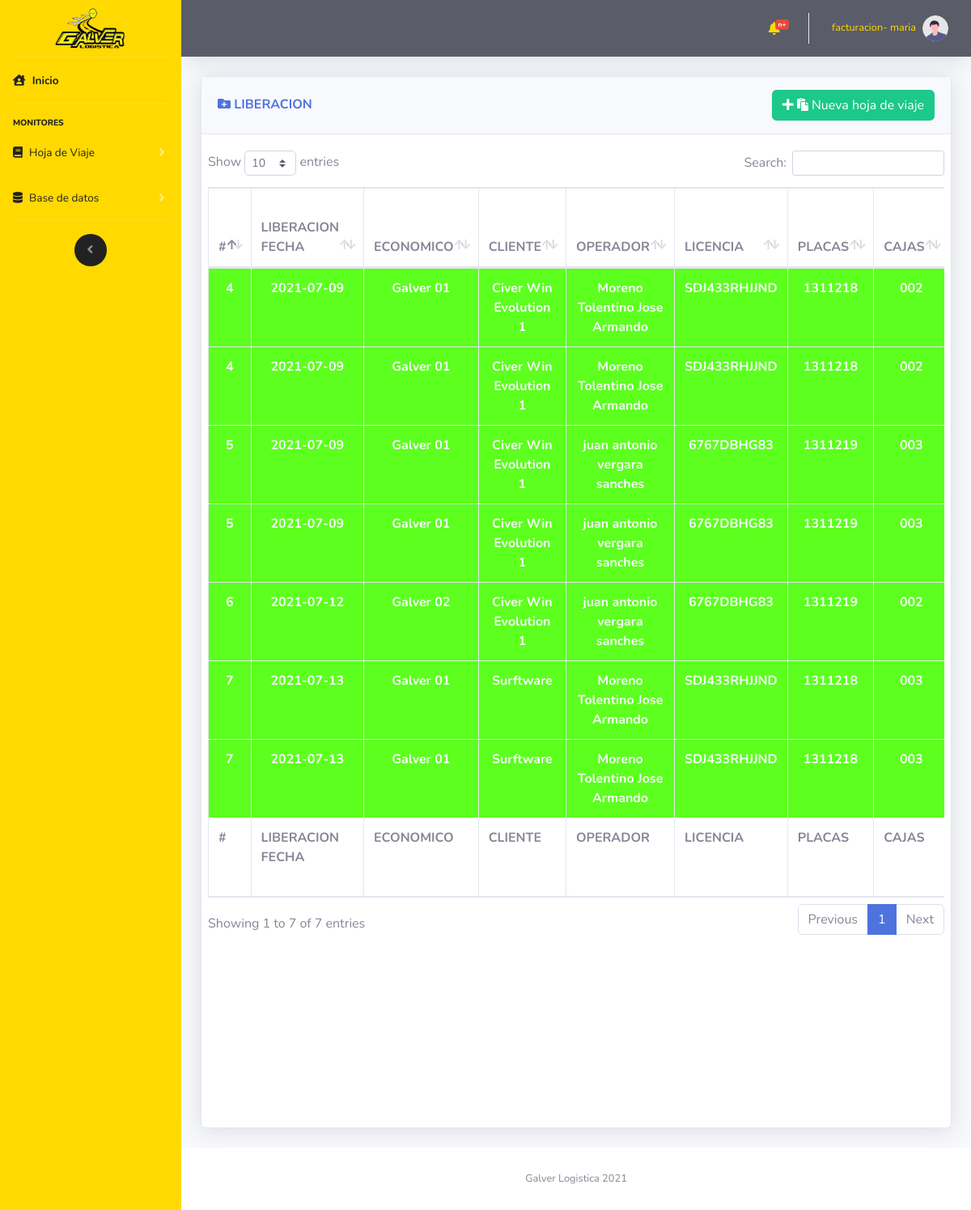
Screenshot of /vistas/HDV_Liberacion.php (signed in) with the database file from the repository.
### tables this page shows
CREATE TABLE `viaje` (
  `id_viaje` int(11) NOT NULL,
  `id_hojaDeViaje` int(11) NOT NULL,
  `id_viajeEstado` int(11) NOT NULL,
  `id_empresaEmisora` int(11) NOT NULL,
  `id_empresaReceptora` int(11) NOT NULL,
  `id_carga` int(11) NOT NULL,
  `id_unidadDeMedida` int(11) NOT NULL,
  `viaje_fechaDeArribo` datetime NOT NULL,
  `viaje_fechaDeCarga` datetime NOT NULL,
  `viaje_fechaDeLlegadaDeDescarga` datetime NOT NULL,
  `viaje_fechaDeDescarga` datetime NOT NULL,
  `viaje_cargaCantidad` double NOT NULL,
  `viaje_cargaProporcionUM` double NOT NULL,
  `id_remolque` int(11) NOT NULL,
  `id_remolqueServicio` int(11) NOT NULL,
  `viaje_talon1` varchar(40) NOT NULL,
  `viaje_talon2` varchar(40) NOT NULL,
  `viaje_origen` varchar(500) NOT NULL,
  `viaje_destino` varchar(500) NOT NULL,
  `viaje_folioDeCarga` varchar(50) NOT NULL,
  `viaje_folioDeBascula` varchar(50) NOT NULL,
  `viaje_observacion_carga` varchar(500) NOT NULL,
  `viaje_sellos` varchar(300) NOT NULL
);

CREATE TABLE `hoja_de_viaje` (
  `id_hojaDeViaje` int(11) NOT NULL,
  `id_creador` int(11) NOT NULL,
  `id_editor` int(11) NOT NULL,
  `hojaDeViaje_fechaDeLiberacion` datetime NOT NULL,
  `hojaDeViaje_fechaDeEdicion` datetime NOT NULL,
  `hojaDeViaje_observaciones` varchar(500) NOT NULL,
  `hojaDeViaje_tipoDeViaje` int(11) NOT NULL,
  `hojaDeViaje_estadoDeViaje` int(11) NOT NULL
);

### controlador/modulos/selects.php (called while the page is built, shortened)
<?php
    function muestraHDV($mysqli,$estado)
    {
        $consulta=
        "SELECT
		viaje.id_viaje as ID_VIAJE,
        hoja_de_viaje.id_hojaDeViaje as ID,
		(SELECT empresaEmisoraNombre FROM empresa_emisora WHERE empresaEmisoraId= viaje.id_empresaEmisora LIMIT 1) as ECONOMICO,
        (SELECT operadorNombre FROM operadores WHERE operadorID= tractor_del_operador.id_operador LIMIT 1) as OPERADOR,
        (SELECT tractorPlaca FROM tractor WHERE tractorId= tractor_del_operador.id_tractor LIMIT 1) as PLACAS,
        (SELECT remolqueEconomico FROM remolque WHERE remolque.remolqueID = viaje.id_remolque LIMIT 1) as CAJAS,
        (SELECT operadorLisencia FROM operadores WHERE operadorID= tractor_del_operador.id_operador LIMIT 1) as LICENCIA,
        viaje.viaje_talon1 as TALON1,
        viaje.viaje_talon2 as TALON2,
        hoja_de_viaje.hojaDeViaje_fechaDeLiberacion as LIBERACION_FECHA,
        viaje.viaje_fechaDeArribo as FECHA_ARRIBO,
        viaje.viaje_fechaDeArribo as FECHA_CARGA,
        viaje.viaje_folioDeCarga as FOLIO_DE_CARGA,
        (viaje.viaje_cargaCantidad * viaje.viaje_cargaProporcionUM) as TONELADAS,
        hoja_de_viaje.hojaDeViaje_observaciones as OBSERVACIONES,
        viaje.viaje_fechaDeDescarga as FECHA_ENTREGA,
        destino.destino_nombre as ORIGEN,
        viaje.viaje_destino as DESTINO,
        (SELECT empresaReceptoraNombre FROM empresa_receptora WHERE empresaReceptoraId = viaje.id_empresaReceptora) as CLIENTE,
        viaje.viaje_folioDeCarga AS FOLIO_CARGA,
        viaje.viaje_folioDeBascula AS FOLIO_BASCULA,
        viaje.viaje_observacion_carga AS OBSERVACION_CARGA,
        viaje.viaje_sellos AS SELLOS_CARGA,
        viaje.id_viajeEstado as ID_ESTADO
        FROM `viaje`
        INNER JOIN tractor_del_operador ON tractor_del_operador.id_hojaDeViaje = viaje.id_hojaDeViaje
        INNER JOIN hoja_de_viaje ON hoja_de_viaje.id_hojaDeViaje = viaje.id_hojaDeViaje
        INNER JOIN destino ON destino.destino_id = viaje.viaje_origen
        WHERE viaje.id_viajeEstado=$estado
        ORDER BY hoja_de_viaje.id_hojaDeViaje asc;";
        $result = $mysqli->query($consulta);
        return $result;
    }
?>

### vistas/HDV_Liberacion.php (the view, shortened to what this page needs)
<?php
    include "../import/componentes/head.php";
    include "../import/componentes/navbarLateral.php";
    include "../import/componentes/navbarHorizontal.php";
    include "../controlador/coneccion/config.php";
    include "../controlador/modulos/selects.php";
?>
<div class="container-fluid">
    <div class="row">
            <div class="col-12">
                <div class="card shadow mb-4 card_hdv">
                    <?php
                        $tituloPlantilla='<i class="fas fa-folder-plus"></i> '."LIBERACION";
                        include "../import/componentes/hojaDeViaje/nav.php";
                    ?>
                    <div class="card-body">
                        <div class="chart-area">
                            <div class="row">
                                <div class="table-responsive">
                                    <table class="table table-bordered"
                                    id="dataTable" width="100%">
                                        <thead>
                                            <tr>
                                                <th scope="col">#</th>
                                                <th scope="col">LIBERACION FECHA</th>
                                                <th scope="col">ECONOMICO</th>
                                                <th scope="col">CLIENTE</th>
                                                <th scope="col">OPERADOR</th>
                                                <th scope="col">LICENCIA</th>
                                                <th scope="col">PLACAS</th>
                                                <th scope="col">CAJAS</th>
                                            </tr>
                                        </thead>
                                        <tfoot>
                                            <tr>
                                                <th scope="col">#</th>
                                                <th scope="col">LIBERACION FECHA</th>
                                                <th scope="col">ECONOMICO</th>
                                                <th scope="col">CLIENTE</th>
                                                <th scope="col">OPERADOR</th>
                                                <th scope="col">LICENCIA</th>
                                                <th scope="col">PLACAS</th>
                                                <th scope="col">CAJAS</th>
                                            </tr>
                                        </tfoot>
                                        <tbody class=" text-center">
                                        <?php
                                        $hdv=muestraHDV($mysqli,1);
                                        while ($filas =$hdv->fetch_assoc())
                                        {
                                            $talones=($filas["TALON2"]!="")?$filas["TALON1"]."<br>".$filas["TALON2"]:$filas["TALON1"];
                                            echo
                                            "<tr bgcolor='#5cff1e' class='text-light font-weight-bold'>".
                                            "<td>".$filas["ID"]."</td>".
                                            "<td>".substr($filas["LIBERACION_FECHA"], 0, -9)."</td>".
                                            "<td>".$filas["ECONOMICO"]."</td>".
                                            "<td>".$filas["CLIENTE"]."</td>".
                                            "<td>".$filas["OPERADOR"]."</td>".
                                            "<td>".$filas["LICENCIA"]."</td>".
                                            "<td>".$filas["PLACAS"]."</td>".
                                            "<td>".$filas["CAJAS"]."</td>".
                                            "<td>".$talones."</td>".
                                            "<td>".$filas["TONELADAS"]."</td>".
                                            "<td>".$filas["ORIGEN"]."</td>".
                                            "<td><a href='./HDV_ArriboEdicion.php?id=".$filas["ID"]."'><button type='button' class='btn btn-warning'><i class='fas fa-edit'></i></button></a></td>".
                                            "<td><a href='./HDV_Arribo.php?id=".$filas["ID_VIAJE"]."'><button type='button' class='btn btn-warning'><i class='fas fa-arrow-alt-circle-right'></i></button></a></td>".
                                            "</tr>";
                                        }
                                        ?>
                                        </tbody>
                                    </table>
                                </div>
                            </div>
                        </div>
                    </div>
                </div>
            </div>
    </div>
    <?php
    include "../import/componentes/footer.php";
    include "../import/componentes/js/main.php";
?>

### vistas/HDV_Liberacion.php (style rules this page uses)
.card_hdv { height: 1300px !important; }

### rows the page displays
viaje: hoja_de_viaje.id_hojaDeViaje "4", hoja_de_viaje.hojaDeViaje_fechaDeLiberacion "2021-07-09", ECONOMICO "Galver 01", CLIENTE "Civer Win Evolution 1", OPERADOR "Moreno Tolentino Jose Armando", LICENCIA "SDJ433RHJJND", PLACAS "1311218", CAJAS "002"
viaje: hoja_de_viaje.id_hojaDeViaje "4", hoja_de_viaje.hojaDeViaje_fechaDeLiberacion "2021-07-09", ECONOMICO "Galver 01", CLIENTE "Civer Win Evolution 1", OPERADOR "Moreno Tolentino Jose Armando", LICENCIA "SDJ433RHJJND", PLACAS "1311218", CAJAS "002"
viaje: hoja_de_viaje.id_hojaDeViaje "5", hoja_de_viaje.hojaDeViaje_fechaDeLiberacion "2021-07-09", ECONOMICO "Galver 01", CLIENTE "Civer Win Evolution 1", OPERADOR "juan antonio vergara sanches", LICENCIA "6767DBHG83", PLACAS "1311219", CAJAS "003"
viaje: hoja_de_viaje.id_hojaDeViaje "5", hoja_de_viaje.hojaDeViaje_fechaDeLiberacion "2021-07-09", ECONOMICO "Galver 01", CLIENTE "Civer Win Evolution 1", OPERADOR "juan antonio vergara sanches", LICENCIA "6767DBHG83", PLACAS "1311219", CAJAS "003"
viaje: hoja_de_viaje.id_hojaDeViaje "6", hoja_de_viaje.hojaDeViaje_fechaDeLiberacion "2021-07-12", ECONOMICO "Galver 02", CLIENTE "Civer Win Evolution 1", OPERADOR "juan antonio vergara sanches", LICENCIA "6767DBHG83", PLACAS "1311219", CAJAS "002"
viaje: hoja_de_viaje.id_hojaDeViaje "7", hoja_de_viaje.hojaDeViaje_fechaDeLiberacion "2021-07-13", ECONOMICO "Galver 01", CLIENTE "Surftware", OPERADOR "Moreno Tolentino Jose Armando", LICENCIA "SDJ433RHJJND", PLACAS "1311218", CAJAS "003"
viaje: hoja_de_viaje.id_hojaDeViaje "7", hoja_de_viaje.hojaDeViaje_fechaDeLiberacion "2021-07-13", ECONOMICO "Galver 01", CLIENTE "Surftware", OPERADOR "Moreno Tolentino Jose Armando", LICENCIA "SDJ433RHJJND", PLACAS "1311218", CAJAS "003"

### other values shown
$_SESSION["usuarioTipoCargo"] "facturacion"
$_SESSION["usuarioNombre"] "maria"
